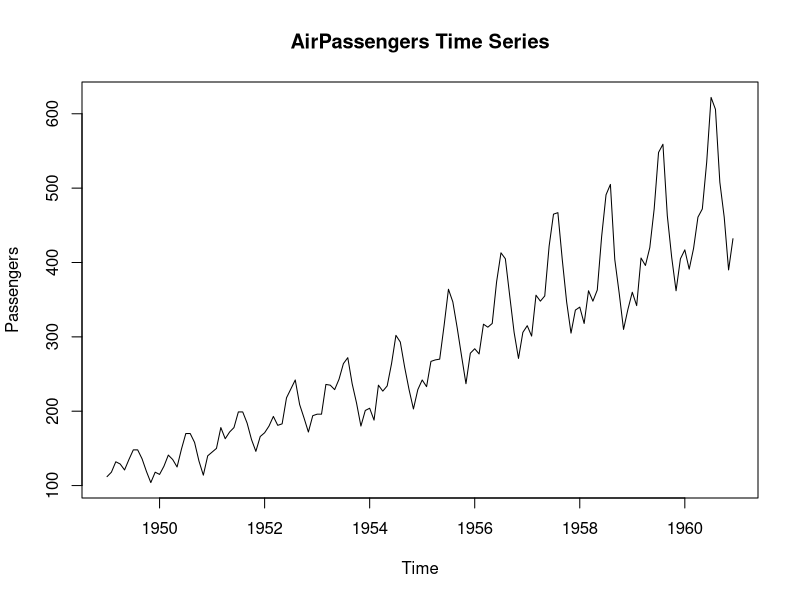
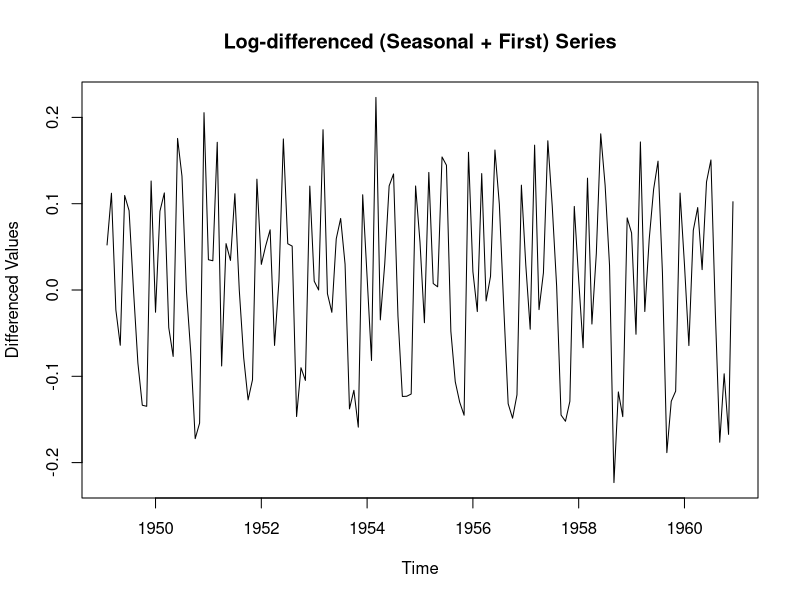
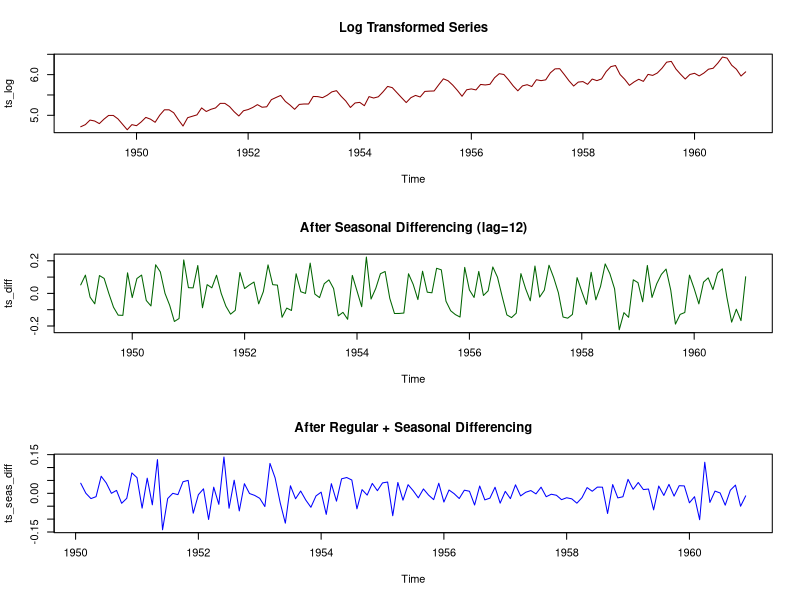
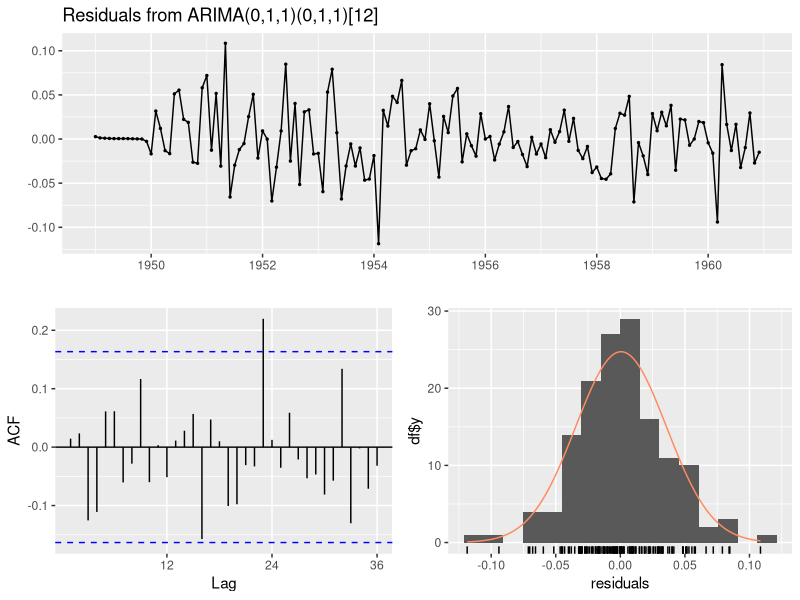
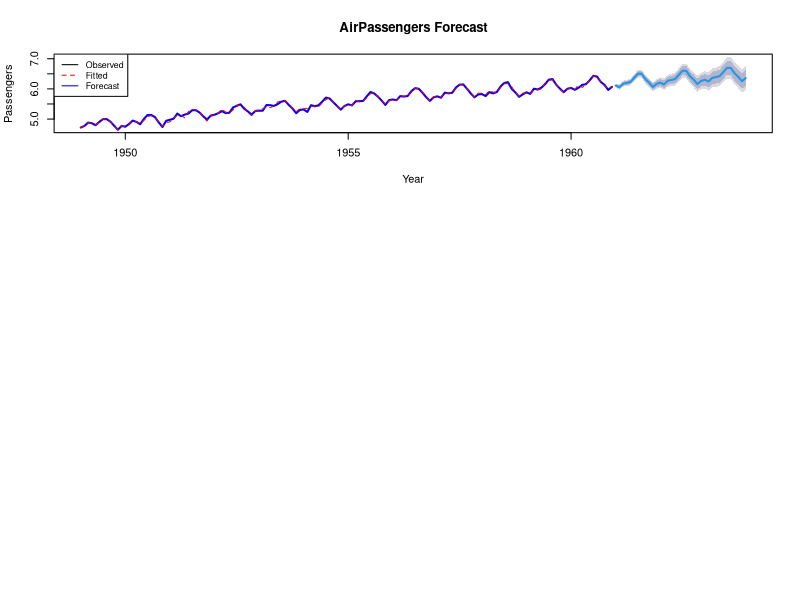

Here is the R script that generated these plots, in order:
## ---- chunk 1
knitr::opts_chunk$set(message = FALSE, warning = FALSE)
library(forecast)
library(tseries)
## ---- chunk 2
data("AirPassengers")
ts_data <- AirPassengers
cat("Start:", start(ts_data), "\n")
cat("End:", end(ts_data), "\n")
cat("Frequency:", frequency(ts_data), "\n")
cat("Min:", min(ts_data), "Max:", max(ts_data), "\n")
plot(ts_data, main = "AirPassengers Time Series", ylab = "Passengers")
## ---- chunk 3
cat("Missing values:", sum(is.na(ts_data)), "\n")
## ---- chunk 4
adf_test <- adf.test(ts_data)
kpss_test <- kpss.test(ts_data)
adf_test
kpss_test
## ---- chunk 5
ts_log <- log(ts_data)

ts_diff <- diff(ts_log, differences = 1)

ts_seas_diff <- diff(ts_diff, lag = 12)

adf_diff <- adf.test(ts_seas_diff)
adf_test
kpss_diff <- kpss.test(ts_seas_diff)
kpss_diff

plot(ts_diff, main = "Log-differenced (Seasonal + First) Series", ylab = "Differenced Values")

par(mfrow = c(3,1))
plot(ts_log, main = "Log Transformed Series", col = "darkred")
plot(ts_diff, main = "After Seasonal Differencing (lag=12)", col = "darkgreen")
plot(ts_seas_diff, main = "After Regular + Seasonal Differencing", col = "blue")
## ---- chunk 6
arima_model <- auto.arima(ts_log, 
                          seasonal = FALSE, 
                          stepwise = FALSE, 
                          approximation = FALSE)

sarima_model <- auto.arima(ts_log, 
                           seasonal = TRUE, 
                           stepwise = FALSE, 
                           approximation = FALSE)

print(arima_model)
print(sarima_model)

cat("ARIMA AIC:", arima_model$aic, "\n")
cat("SARIMA AIC:", sarima_model$aic, "\n")

selected_model <- sarima_model
## ---- chunk 7
checkresiduals(selected_model)

lb_test <- Box.test(residuals(selected_model), 
                    lag = 24, 
                    type = "Ljung-Box", 
                    fitdf = length(selected_model$coef))

lb_test
## ---- chunk 8
forecast_sarima <- forecast(sarima_model, h = 36)
plot(forecast_sarima,
  main = "AirPassengers Forecast",
  xlab = "Year", ylab = "Passengers",
  col = "blue", lwd = 2)
lines(fitted(sarima_model), col = "red", lty = 2)
legend("topleft", legend = c("Observed", "Fitted", "Forecast"),
col = c("black", "red", "blue"), lty = c(1,2,1), cex = 0.8)
